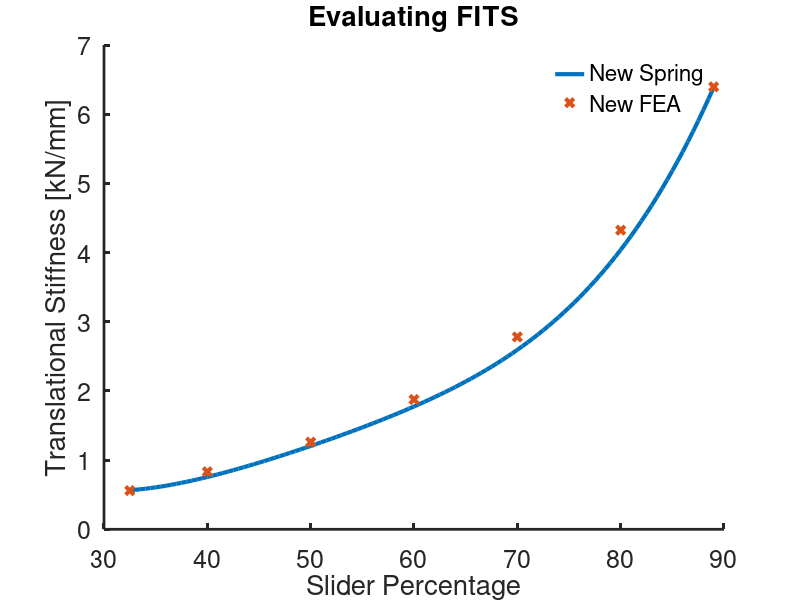
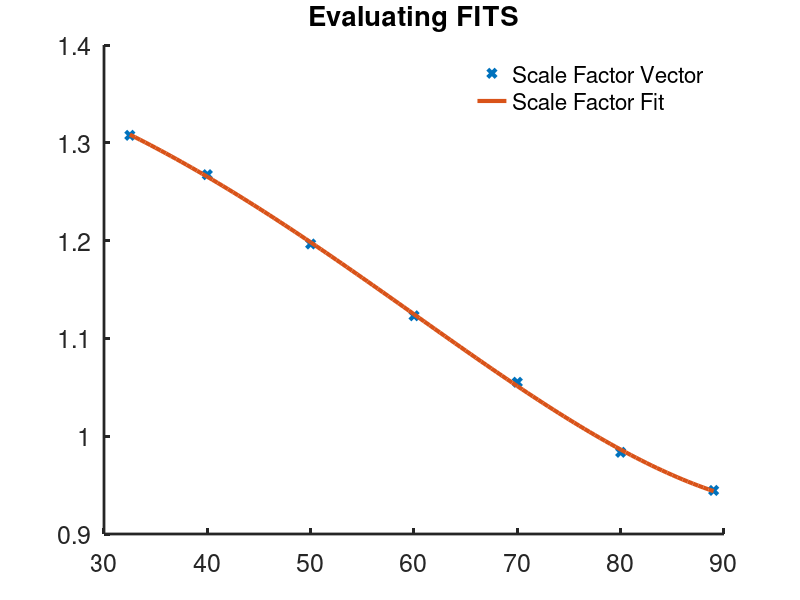

These charts were generated, in order, by the following MATLAB code: (Note: this script raises an error after producing the figures.)
clear
close all

%Configurables
toe_end = 0.8; %0.6 [mm]
offset = 0.275; %kN/mm
%% FEA
%% Blue VSPA
x_FEA_VSPA = flip([88.38 70 50 32.5]-32.5);
k_FEA_VSPA = [0.627746 1.26566 2.58131 5.70776];
x_VSPA= [0:5:70];
k_VSPA = [0.318120805369127,0.384000000000000,0.469798657718121,0.566666666666667,0.685333333333333,0.829530201342282,0.997315436241611,1.19798657718121,1.43500000000000,1.73307692307692,2.10454545454545,2.58222222222222,3.22400000000000,4.09000000000000,5.16400000000000];
%% VSO
spring_1 = 0;
spring_2 = 0;
spring_3 = 0;
spring_4 = 1;
if(spring_1) %Spring that was tested
    x_FEA = [87.9 80 60 40 30.52];
    k_FEA = [0.614251 0.82713 1.67 3.42818 5.39665]*10^6;
end
if(spring_2)
    x_FEA = [87.9 80 60 40 30.52];
    k_FEA = [0.762195 1.07681 2.24215 4.84183 7.85916]*10^6;
end
if(spring_3) %5mm base pg6
    x_FEA = [89 80 70 60 50 40 32.5];
    k_FEA = [0.716888 1.04135 1.54093 2.24681 3.28091 5.04593 7.37265]*10^6;
end
if(spring_4) %4mm base pg6
    x_FEA = [89 80 70 60 50 40 32.5];
    k_FEA = [0.559594 0.831758 1.26011 1.87619 2.78044 4.3241 6.39535]*10^6;
end

%Fit
max_perc = ((x_FEA(1)-x_FEA(end))/(x_FEA(1)-30.52))*100;
titanium = polyfit(x_FEA,k_FEA,3);
x_titan = x_FEA(1):-0.5:x_FEA(end);
k_titan = polyval(titanium,x_titan);
%Percentage
titan_percent = 0:(max_perc/(length(x_titan)-1)):max_perc;
k_titan_percent = k_titan./10^6;

%New Spring Fit
new_spring_fit = polyfit(x_FEA,k_FEA,4);
new_spring = polyval(new_spring_fit,x_titan);

%Master Spring Fit
x_FEA_old = [87.9 80 60 40 30.52];
k_FEA_old = [0.614251 0.82713 1.67 3.42818 5.39665]*10^6;
old_spring_fit = polyfit(x_FEA_old,k_FEA_old,4);
old_spring = polyval(old_spring_fit,x_titan);

SF_vec = polyval(new_spring_fit,x_FEA)./polyval(old_spring_fit,x_FEA);


%SF Fit
SF_fit = polyfit(x_FEA,SF_vec,4);
SF = polyval(SF_fit,x_titan);

figure(4)
hold on
plot(flip(x_titan),new_spring/10^6,'linewidth',3)
plot(flip(x_FEA),k_FEA/10^6,'x','linewidth',3)
%plot(x_titan,old_spring/10^6,'linewidth',3)
%plot(x_FEA_old,k_FEA_old/10^6,'x','linewidth',3)
set(gcf,'color','w'); set(gca,'FontSize',18); set(gca,'linewidth',2)
xlabel('Slider Percentage'); ylabel('Translational Stiffness [kN/mm]'); title('Spring Stiffness');
title('Evaluating FITS')
legend('New Spring','New FEA','Old Spring','Old FEA')
legend box off

figure(5)
hold on
plot(x_FEA,SF_vec,'x','linewidth',3)
plot(x_titan,SF,'linewidth',3)
set(gcf,'color','w'); set(gca,'FontSize',18); set(gca,'linewidth',2)
title('Evaluating FITS')
legend('Scale Factor Vector','Scale Factor Fit')
legend box off


%% Characterization
conditions = ["0" "10" "20" "30" "40" "50" "60" "70" "80" "90" "100"];
%colors = [[1, 1, 0]; [1, 0, 1]; [0, 1, 1]; [1, 0, 0]; [0, 1, 0]; [0, 0, 1]; [1, 1, 1]; [0, 0, 0]];
conditions_mm = ((double(conditions)./100*(x_FEA_old(1)-x_FEA_old(end)))+30.52); %Keep this 30.52 because old prototype went to this position
color_end = [255 0 0]./255;
color_start = [255 230 230]./255;
%colors = [1 0 0];
q = 6;
color_ramp = 230/q;
colors_ramp_2 = 140/(9-q);

for j=1:11
    if(j<=q)
        color_beginning = color_start+[0 -color_ramp*j -color_ramp*j]./255;
        colors = color_beginning;
    else
        j
        -colors_ramp_2*(j-q)/255
        colors_end = color_beginning+[-colors_ramp_2*(j-q) 0 0]./255;
        colors = colors_end
    end
    %--------------------
    test = readtable(strcat(convertStringsToChars(conditions(j)),'.txt'));
    time = table2array(test(:,1));
    extension = -1*table2array(test(:,2));
    load = -1*table2array(test(:,3));
    figure(1)
    hold on
    %plot(extension,load)
    
    for i=1:length(extension)
        monotonic = extension(i+1)-extension(i);
        if(monotonic<0)
            max_deflect = i;
            break
        end
    end
    extension = extension(1:max_deflect-5);
    load = load(1:max_deflect-5);
    figure(1)
    hold on
    plot(extension(extension>toe_end),load(extension>toe_end),'Color',colors,'linewidth',2)
    k_fit = polyfit(extension(extension>toe_end),load(extension>toe_end),1);
    plot(extension(extension>toe_end),polyval(k_fit,extension(extension>toe_end)),'Color',colors,'linewidth',1)
    k(j) = k_fit(1);
end
xlabel('Spring Displacement [mm]'); ylabel('Force [kN]'); title('VSO Instron Characterization');
set(gcf,'color','w'); set(gca,'FontSize',18); set(gca,'linewidth',2)
%-----------------------------------------------------
figure(2)
hold on
machine_stiffness = 5/0.23;
k_debug = ((1./k)-(1/machine_stiffness)).^(-1);
k_debug_2 = ((1./(k+offset))-(1/machine_stiffness)).^(-1);

%----------------------Plot Spring FEA------------------------------------
figure(2)
hold on 
plot(titan_percent,k_titan_percent,'Color','b','Linewidth',3)
plot(double(conditions),k,'linewidth',3)
%plot(double(conditions),k+offset,'--','linewidth',3)
plot(double(conditions),k_debug,'--','linewidth',3)
%plot(double(conditions),k_debug_2,'--','linewidth',3)
titan_percent = 0:(100/(length(x_FEA)-1)):100;
%xline(48,'--')
%plot(titan_percent,k_FEA/10^6,'Linewidth',4)
xlabel('Slider Percentage'); ylabel('Translational Stiffness [kN/mm]'); title('Spring Stiffness');
set(gcf,'color','w'); set(gca,'FontSize',18); set(gca,'linewidth',2)
legend('VSO FEA','VSO Characterization','Instron Compliance','Both')
legend box off
%axis([0,100,0,2.9])
hold off

figure(3)
hold on
plot(x_FEA_VSPA,k_FEA_VSPA,'linewidth',3)
plot(x_VSPA,k_VSPA,'linewidth',3)
set(gcf,'color','w'); set(gca,'FontSize',18); set(gca,'linewidth',2)
legend('VSPA FEA','VSPA Characterization')
legend box off

figure(81)
hold on
plot(double(conditions),k,'linewidth',3)
xlabel('Slider Percentage'); ylabel('Translational Stiffness [kN/mm]'); title('Spring Stiffness');
set(gcf,'color','w'); set(gca,'FontSize',18); set(gca,'linewidth',2)
legend('Expected', 'Instron')
legend box off
